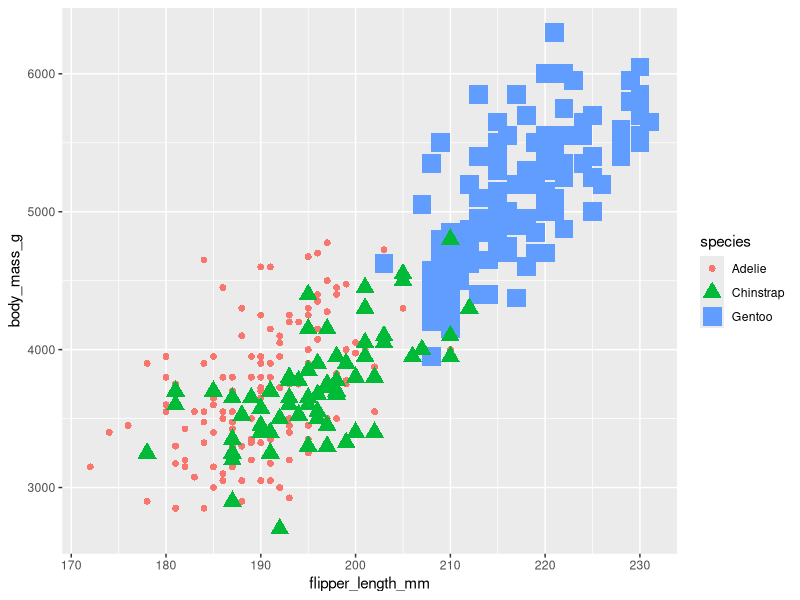
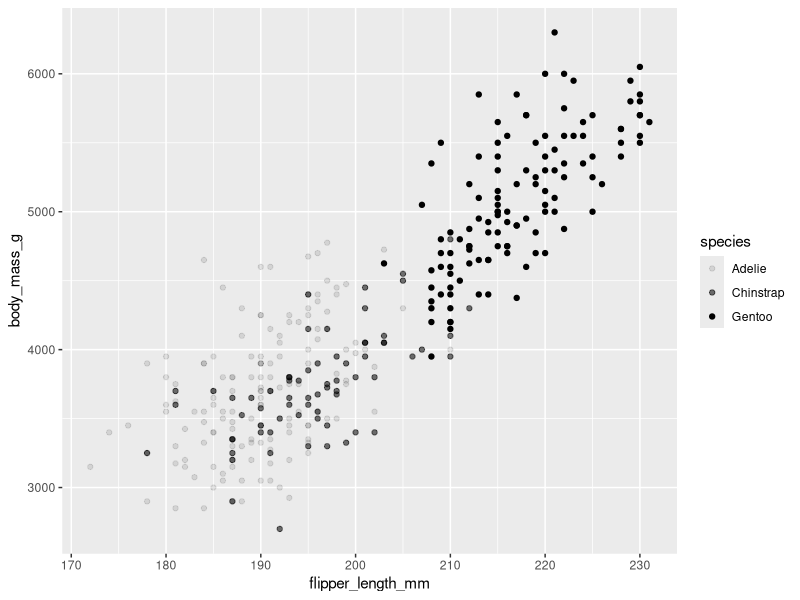
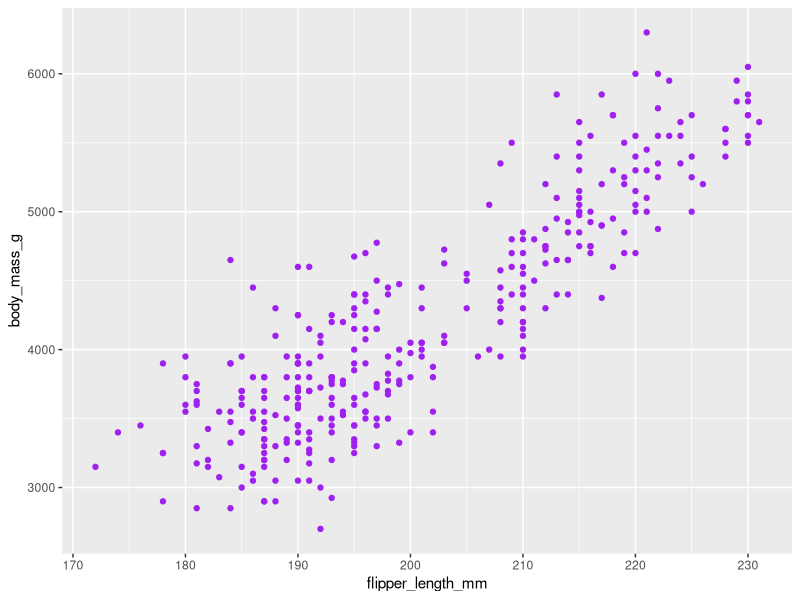
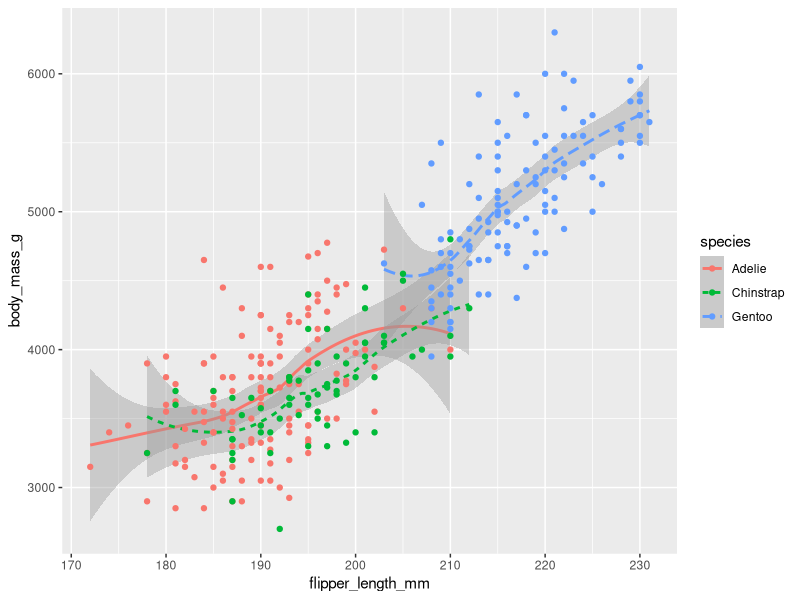
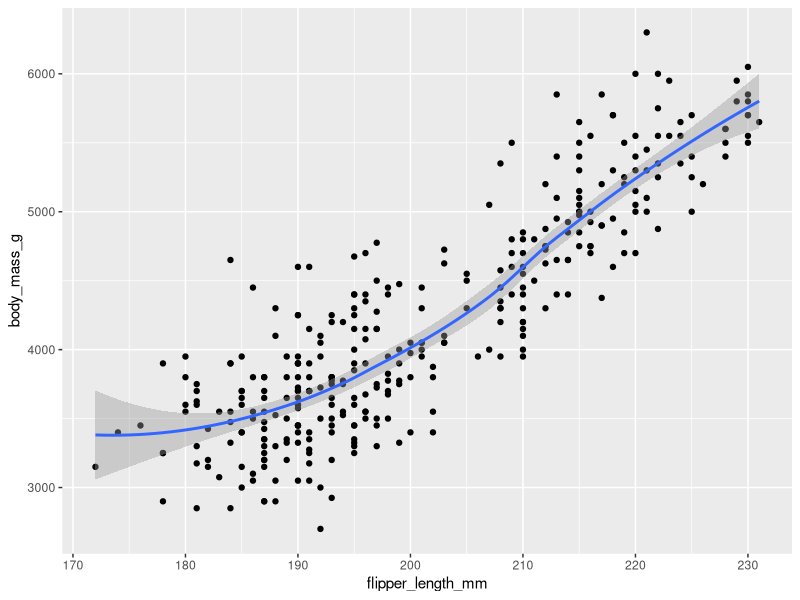
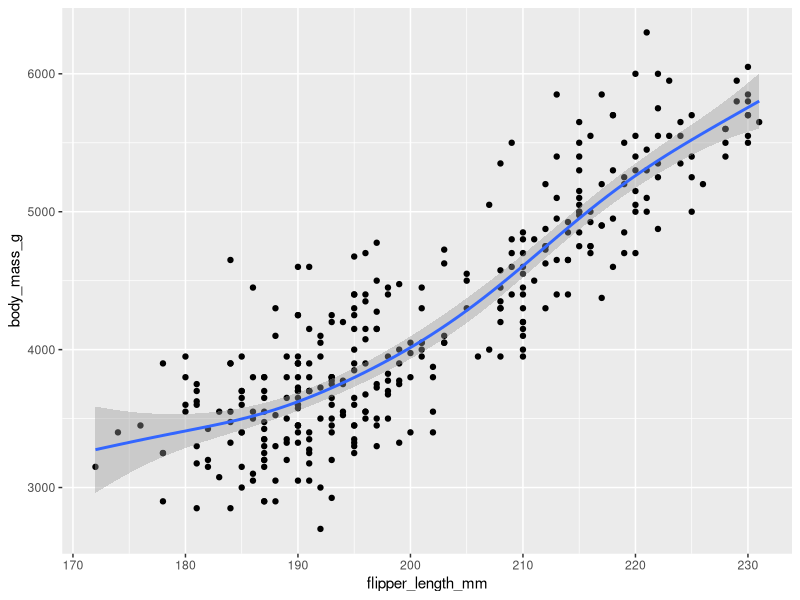
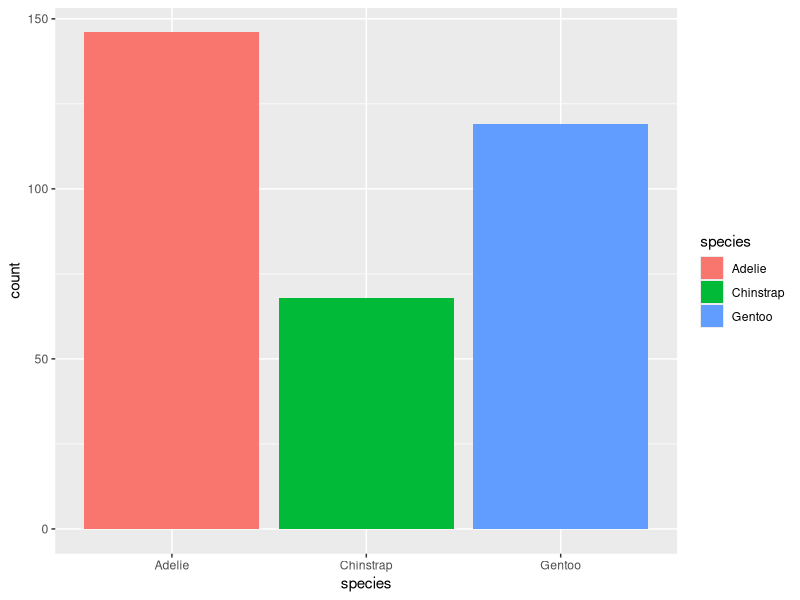
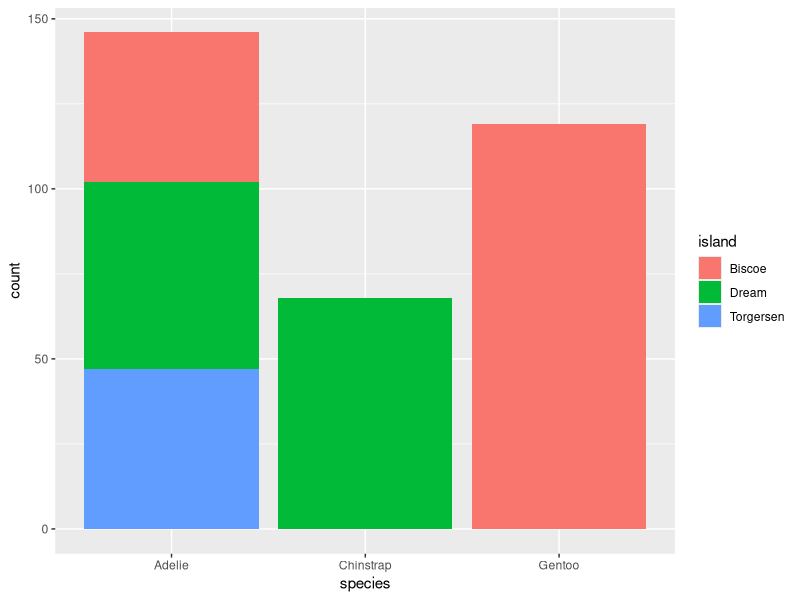

Recreate these plots in R, in order.
library(ggplot2)
library(palmerpenguins)
library(tidyverse)

print(penguins)
penguins <- drop_na(penguins)

# Data visulisation with ggplot2
View(ggplot(data=penguins) +
    geom_point(mapping=aes(x=flipper_length_mm, y=body_mass_g)) +
    labs(title="Palmer Penguins: Body Mass vs. Flipper Length",
        subtitle="Sample of 3 Penguin Species",
        caption="Data collected by Dr. Kristen Gorman",
        x="Flipper Length (mm)", y="Body Mass (g)") +
    annotate("text", x=220, y=3500,
        label=paste0("The heavist penguin is ", max(penguins$body_mass_g), "g!"),
        color="purple", fontface="bold", size=4.5, angle=25))

# Highlight key points in data with aes()
# - assign diff color, shape, size to each species
(ggplot(data=penguins) + geom_point(mapping=aes(x=flipper_length_mm, y=body_mass_g, color=species, shape=species, size=species)))
# - if it's a dense plot with many points, it gets harder to assign each class to diff colors
# - 1 solution is to keep points in black & white, and vary their transparency
(ggplot(data=penguins) + geom_point(mapping=aes(x=flipper_length_mm, y=body_mass_g, alpha=species)))

# Change apperance of overall plot without affecting specific variables
(ggplot(data=penguins) + geom_point(mapping=aes(x=flipper_length_mm, y=body_mass_g), color="purple"))
# geoms - geometrical object representing data
# - geom_point() creates scatterplots
# - geom_bar() creates bar charts
# - geom_line() creates line charts
# - geom_smooth() shows trend lines
# - geom_jitter() adds tiny variations to points in a scatter plot

# you can combine different geoms
(ggplot(data=penguins) +
    geom_smooth(mapping=aes(x=flipper_length_mm, y=body_mass_g, linetype=species, color=species)) + # linetype creates 3 different lines for each species
    geom_point(mapping=aes(x=flipper_length_mm, y=body_mass_g, color=species)))

# 2 types of smoothing
# a) Loess - for plots < 1000 points
(ggplot(data=penguins, aes(x=flipper_length_mm, y=body_mass_g)) +
    geom_point() +
    geom_smooth(method="loess"))
# b) Generalised Additive Model (Gam) - otherwise
(ggplot(data=penguins, aes(x=flipper_length_mm, y=body_mass_g)) +
    geom_point() +
    geom_smooth(method="gam", formula = y ~s(x)))

# for geom_bar(), if y-axis unassigned, it will take the count of x-axis
(ggplot(data=penguins) +
    geom_bar(mapping=aes(x=species, fill=species))) # 'fill' fills each bar with color
# if we assign 'fill to another variable', stacked bar chart is produced
(ggplot(data=penguins) +
    geom_bar(mapping=aes(x=species, fill=island)))

# facet_wrap() - shows separate plots based on 1 variable
(ggplot(data=penguins, aes(x=flipper_length_mm, y=body_mass_g)) +
    geom_point(aes(color=species)) +
    facet_wrap(~species))
# facet_grid() - shows grid of plots based on 2 variables
(ggplot(data=penguins, aes(x=flipper_length_mm, y=body_mass_g)) +
    geom_point(aes(color=species)) +
    facet_grid(sex~species))

# Save plots
ggsave("folder/3 Penguin Species.png")